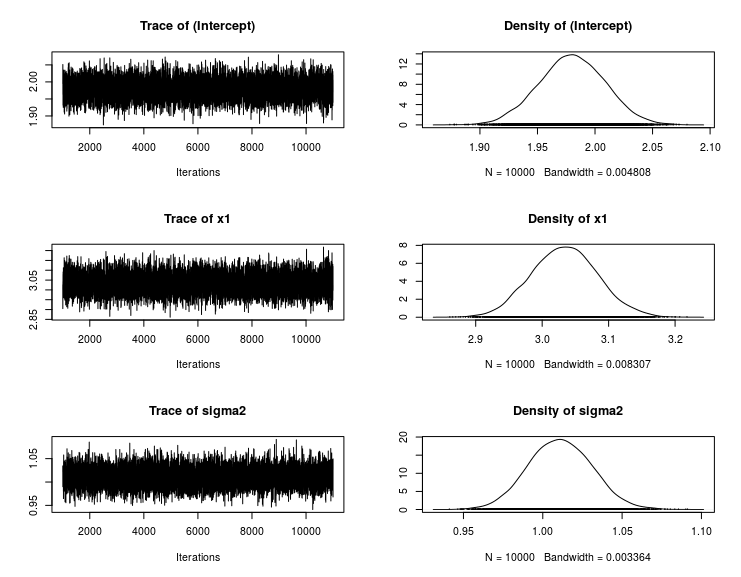

The script that drew this image:
# From Bayesian Models for Astrophysical Data 
# by Hilbe, de Souza & Ishida, 2017, Cambridge Univ. Press

# Code 3.3 Bayesian normal linear model in R


library(MCMCpack)

# Data
nobs = 5000                               # number of obs in model
x1 <- runif(nobs)                         # random uniform variable
beta0 = 2.0                               # intercept
beta1 = 3.0                               # angular coefficient
xb <- beta0 + beta1*x1                    # linear predictor
y <- rnorm(nobs, xb, sd=1)

# Fit
posteriors <- MCMCregress(y ~ x1, thin=1, seed=1056, burnin=1000,
                          mcmc=10000, verbose=1)

# Output
summary(posteriors)

# Plot
plot(posteriors)
